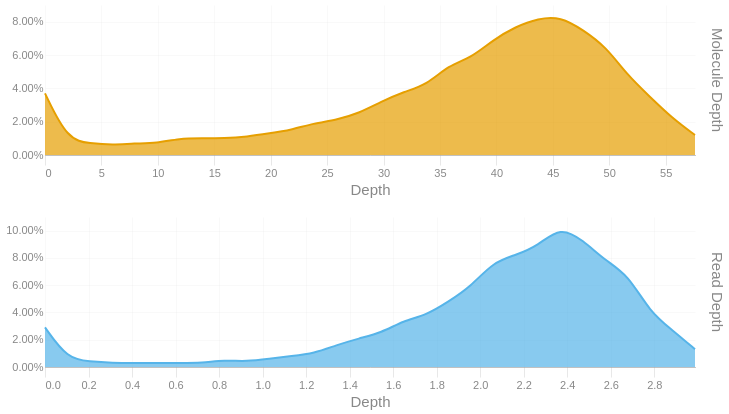

The notebook cell this image was saved under:
### Code cell
readdep = depth_hist(tb['Read Depth'], q99, 3)
readdep = readdep.with_columns(pl.lit('Read Depth').alias('Metric'))
if not SKIPLR:
    moldep = depth_hist(tb['Molecule Depth'], mol_q99, 1)
    moldep = moldep.with_columns(pl.lit('Molecule Depth').alias('Metric'))
    _hist = pl.concat([readdep, moldep])
    _hist = _hist.filter(pl.col('Proportion') != 0)
    with SafeRender(_hist):
        (
            alt.Chart(_hist)        
            .mark_area(interpolate = "basis")
            .encode(
                x=alt.X('Bin:Q').scale(domainMin=0).axis(alt.Axis(title='Depth')),
                y = alt.Y('Proportion:Q', title = None).axis(format = '.2%'),
                color = alt.Color('Metric:N').legend(None),
                row = alt.Row("Metric:N").header(title = None, labelOrient = 'right'),
                tooltip = [
                    alt.Tooltip("Metric:N", title = "Metric"),
                    alt.Tooltip('Interval:N', title = "Depth Interval"),
                    alt.Tooltip('Proportion:Q', title = "% Alignments").format('.2%')
                ]
            )
            .resolve_scale(x='independent', y='independent')
            .properties(
                height = 150, width = 650,
                usermeta={'embedOptions': {'downloadFileName': f'{samplename}.depth.hist'}}
            )
        ).display()
else:
    readdep = readdep.filter(pl.col('Proportion') != 0)
    with SafeRender(readdep):
        (
            alt.Chart(readdep)        
            .mark_area(interpolate = "basis")
            .encode(
                x=alt.X('Bin:Q').scale(domainMin=0).axis(alt.Axis(title='Depth')),
                y = alt.Y('Proportion:Q', title = None).axis(format = '.2%'),
                tooltip = [
                    alt.Tooltip('Interval:N', title = "Depth Interval"),
                    alt.Tooltip('Proportion:Q', title = "% Alignments").format('.2%')
                ]
            )
            .properties(
                usermeta={'embedOptions': {'downloadFileName': f'{samplename}.depth.hist'}}
            )
        ).display()

### Figure 1 — Vega-Lite specification as saved in the notebook (floating-point values rounded to 4 significant figures)
{"width": 650, "height": 150, "config": {"title": {"anchor": "start", "dy": -15, "fontSize": 18, "color": "#888888", "subtitleColor": "#888888", "subtitleFontSize": 14}, "arc": {"fill": "#0072B2"}, "axis": {"domainColor": "#888888", "domainWidth": 0.5, "gridWidth": 0.2, "grid": false, "titleFontWeight": 400, "titleFontSize": 15, "labelFontSize": 11, "labelColor": "#888888", "tickColor": "#888888", "tickWidth": 0.2, "titleColor": "#888888"}, "axisBand": {"grid": false}, "axisX": {"grid": true, "tickSize": 10, "domainCap": "round"}, "axisY": {"domain": false, "grid": true, "tickSize": 0, "domainCap": "round"}, "background": "transparent", "header": {"labelFontSize": 15, "labelColor": "#888888", "titleFontSize": 15, "titleFontWeight": 600, "titleColor": "#888888"}, "legend": {"labelFont": "sans-serif", "labelFontSize": 12, "labelColor": "#888888", "symbolSize": 100, "symbolType": "circle", "titleFontSize": 12, "titlePadding": 10, "titleColor": "#888888", "title": null}, "range": {"category": ["#E69F00", "#56B4E9", "#009E73", "#F0E442", "#0072B2", "#D55E00", "#CC79A7", "#000000"], "diverging": ["#cfe8f3", "#a2d4ec", "#73bfe2", "#46abdb", "#1696d2", "#12719e"]}, "area": {"fill": "#0072B2", "fillOpacity": 0.7, "line": true, "strokeOpacity": 0.7}, "line": {"color": "#0072B2", "stroke": "#0072B2", "strokeWidth": 2}, "trail": {"color": "#0072B2", "stroke": "#0072B2", "strokeWidth": 0, "size": 1}, "point": {"filled": true, "fillOpacity": 1.0, "size": 95}, "text": {"color": "#888888", "fontSize": 11, "align": "right", "fontWeight": 400, "size": 11}, "bar": {"fill": "#0072B2", "stroke": null}, "view": {"stroke": null, "continuousWidth": 660, "continuousHeight": 400}}, "data": {"name": "data-78a6b02d788ee57648ce485d6dc2c98e"}, "mark": {"type": "area", "interpolate": "basis"}, "encoding": {"color": {"field": "Metric", "legend": null, "type": "nominal"}, "row": {"field": "Metric", "header": {"title": null, "labelOrient": "right"}, "type": "nominal"}, "tooltip": [{"field": "Metric", "title": "Metric", "type": "nominal"}, {"field": "Interval", "title": "Depth Interval", "type": "nominal"}, {"field": "Proportion", "format": ".2%", "title": "% Alignments", "type": "quantitative"}], "x": {"axis": {"title": "Depth"}, "field": "Bin", "scale": {"domainMin": 0}, "type": "quantitative"}, "y": {"axis": {"format": ".2%"}, "field": "Proportion", "title": null, "type": "quantitative"}}, "resolve": {"scale": {"x": "independent", "y": "independent"}}, "usermeta": {"embedOptions": {"downloadFileName": "S5_Kennetcook_3537.depth.hist"}}, "$schema": "https://vega.github.io/schema/vega-lite/v6.1.0.json", "datasets": {"data-78a6b02d788ee57648ce485d6dc2c98e": [{"Bin": 0.0, "Interval": "0.0-0.103", "Proportion": 0.029, "Metric": "Read Depth"}, {"Bin": 0.103, "Interval": "0.103-0.206", "Proportion": 0.006, "Metric": "Read Depth"}, {"Bin": 0.206, "Interval": "0.206-0.309", "Proportion": 0.004, "Metric": "Read Depth"}, {"Bin": 0.309, "Interval": "0.309-0.412", "Proportion": 0.003, "Metric": "Read Depth"}, {"Bin": 0.412, "Interval": "0.412-0.515", "Proportion": 0.003, "Metric": "Read Depth"}, {"Bin": 0.515, "Interval": "0.515-0.618", "Proportion": 0.003, "Metric": "Read Depth"}, {"Bin": 0.618, "Interval": "0.618-0.721", "Proportion": 0.003, "Metric": "Read Depth"}, {"Bin": 0.721, "Interval": "0.721-0.824", "Proportion": 0.003, "Metric": "Read Depth"}, {"Bin": 0.824, "Interval": "0.824-0.927", "Proportion": 0.005, "Metric": "Read Depth"}, {"Bin": 0.927, "Interval": "0.927-1.03", "Proportion": 0.004, "Metric": "Read Depth"}, {"Bin": 1.03, "Interval": "1.03-1.133", "Proportion": 0.006, "Metric": "Read Depth"}, {"Bin": 1.133, "Interval": "1.133-1.236", "Proportion": 0.008, "Metric": "Read Depth"}, {"Bin": 1.236, "Interval": "1.236-1.339", "Proportion": 0.01, "Metric": "Read Depth"}, {"Bin": 1.339, "Interval": "1.339-1.442", "Proportion": 0.016, "Metric": "Read Depth"}, {"Bin": 1.442, "Interval": "1.442-1.545", "Proportion": 0.021, "Metric": "Read Depth"}, {"Bin": 1.545, "Interval": "1.545-1.648", "Proportion": 0.025, "Metric": "Read Depth"}, {"Bin": 1.648, "Interval": "1.648-1.751", "Proportion": 0.034, "Metric": "Read Depth"}, {"Bin": 1.751, "Interval": "1.751-1.854", "Proportion": 0.038, "Metric": "Read Depth"}, {"Bin": 1.854, "Interval": "1.854-1.957", "Proportion": 0.048, "Metric": "Read Depth"}, {"Bin": 1.957, "Interval": "1.957-2.06", "Proportion": 0.059, "Metric": "Read Depth"}, {"Bin": 2.06, "Interval": "2.06-2.163", "Proportion": 0.077, "Metric": "Read Depth"}, {"Bin": 2.163, "Interval": "2.163-2.266", "Proportion": 0.082, "Metric": "Read Depth"}, {"Bin": 2.266, "Interval": "2.266-2.369", "Proportion": 0.089, "Metric": "Read Depth"}, {"Bin": 2.369, "Interval": "2.369-2.472", "Proportion": 0.103, "Metric": "Read Depth"}, {"Bin": 2.472, "Interval": "2.472-2.575", "Proportion": 0.093, "Metric": "Read Depth"}, {"Bin": 2.575, "Interval": "2.575-2.678", "Proportion": 0.078, "Metric": "Read Depth"}, {"Bin": 2.678, "Interval": "2.678-2.781", "Proportion": 0.068, "Metric": "Read Depth"}, {"Bin": 2.781, "Interval": "2.781-2.884", "Proportion": 0.04, "Metric": "Read Depth"}, {"Bin": 2.884, "Interval": "2.884-2.987", "Proportion": 0.027, "Metric": "Read Depth"}, {"Bin": 2.987, "Interval": "2.987-3.09", "Proportion": 0.013, "Metric": "Read Depth"}, {"Bin": 0.0, "Interval": "0.0-2.0", "Proportion": 0.037, "Metric": "Molecule Depth"}, {"Bin": 2.0, "Interval": "2.0-4.0", "Proportion": 0.009, "Metric": "Molecule Depth"}, {"Bin": 4.0, "Interval": "4.0-6.0", "Proportion": 0.007, "Metric": "Molecule Depth"}, {"Bin": 6.0, "Interval": "6.0-7.9", "Proportion": 0.006, "Metric": "Molecule Depth"}, {"Bin": 7.9, "Interval": "7.9-9.9", "Proportion": 0.007, "Metric": "Molecule Depth"}, {"Bin": 9.9, "Interval": "9.9-11.9", "Proportion": 0.007, "Metric": "Molecule Depth"}, {"Bin": 11.9, "Interval": "11.9-13.9", "Proportion": 0.01, "Metric": "Molecule Depth"}, {"Bin": 13.9, "Interval": "13.9-15.9", "Proportion": 0.01, "Metric": "Molecule Depth"}, {"Bin": 15.9, "Interval": "15.9-17.9", "Proportion": 0.01, "Metric": "Molecule Depth"}, {"Bin": 17.9, "Interval": "17.9-19.9", "Proportion": 0.011, "Metric": "Molecule Depth"}, {"Bin": 19.9, "Interval": "19.9-21.8", "Proportion": 0.013, "Metric": "Molecule Depth"}, {"Bin": 21.8, "Interval": "21.8-23.8", "Proportion": 0.015, "Metric": "Molecule Depth"}, {"Bin": 23.8, "Interval": "23.8-25.8", "Proportion": 0.019, "Metric": "Molecule Depth"}, {"Bin": 25.8, "Interval": "25.8-27.8", "Proportion": 0.021, "Metric": "Molecule Depth"}, {"Bin": 27.8, "Interval": "27.8-29.8", "Proportion": 0.025, "Metric": "Molecule Depth"}, {"Bin": 29.8, "Interval": "29.8-31.8", "Proportion": 0.032, "Metric": "Molecule Depth"}, {"Bin": 31.8, "Interval": "31.8-33.8", "Proportion": 0.038, "Metric": "Molecule Depth"}, {"Bin": 33.8, "Interval": "33.8-35.8", "Proportion": 0.042, "Metric": "Molecule Depth"}, {"Bin": 35.8, "Interval": "35.8-37.7", "Proportion": 0.054, "Metric": "Molecule Depth"}, {"Bin": 37.7, "Interval": "37.7-39.7", "Proportion": 0.058, "Metric": "Molecule Depth"}, {"Bin": 39.7, "Interval": "39.7-41.7", "Proportion": 0.069, "Metric": "Molecule Depth"}, {"Bin": 41.7, "Interval": "41.7-43.7", "Proportion": 0.077, "Metric": "Molecule Depth"}, {"Bin": 43.7, "Interval": "43.7-45.7", "Proportion": 0.082, "Metric": "Molecule Depth"}, {"Bin": 45.7, "Interval": "45.7-47.7", "Proportion": 0.083, "Metric": "Molecule Depth"}, {"Bin": 47.7, "Interval": "47.7-49.7", "Proportion": 0.075, "Metric": "Molecule Depth"}, {"Bin": 49.7, "Interval": "49.7-51.6", "Proportion": 0.065, "Metric": "Molecule Depth"}, {"Bin": 51.6, "Interval": "51.6-53.6", "Proportion": 0.048, "Metric": "Molecule Depth"}, {"Bin": 53.6, "Interval": "53.6-55.6", "Proportion": 0.035, "Metric": "Molecule Depth"}, {"Bin": 55.6, "Interval": "55.6-57.6", "Proportion": 0.022, "Metric": "Molecule Depth"}, {"Bin": 57.6, "Interval": "57.6-59.59", "Proportion": 0.012, "Metric": "Molecule Depth"}]}}
